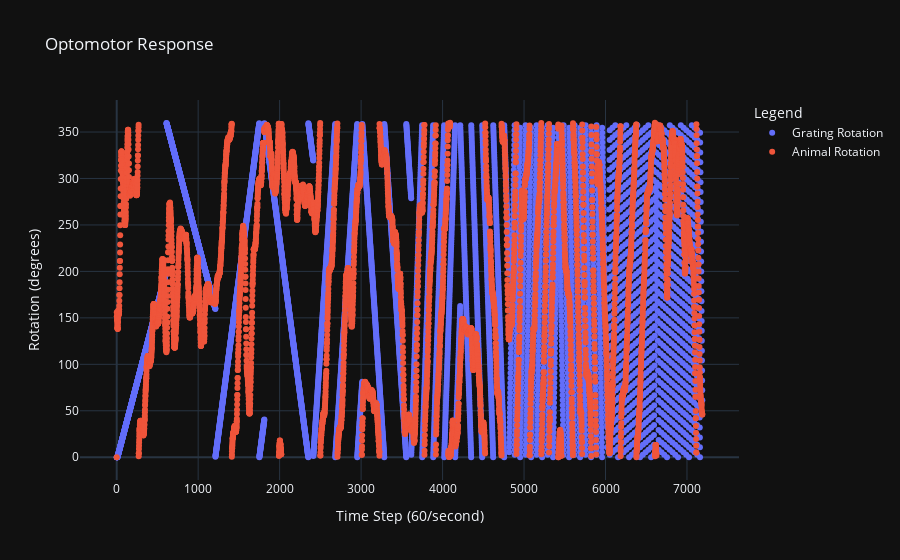

Write notebook code for a chart like this one.
### Code cell
import plotly.graph_objects as go
import numpy as np

# Convert your range object to a numpy array
time_index = np.array(range(len(df_grating)))

# Create a Plotly figure
fig = go.Figure()

# Add traces for Grating and Sensor Rotation on the Y-axis
fig.add_trace(go.Scatter(x=time_index, y=df_grating['GameObjectRotY'], mode='markers', name='Grating Rotation'))
fig.add_trace(go.Scatter(x=time_index, y=df['GameObjectRotY'], mode='markers', name='Animal Rotation'))

# Update layout for a cleaner look
fig.update_layout(
    title='Optomotor Response',
    xaxis_title='Time Step (60/second)',
    yaxis_title='Rotation (degrees)',
    legend_title='Legend',
    template='plotly_dark' # You can change the template as per your preference
)

# Show the interactive plot
fig.show()

### Figure 1 — Plotly figure (JSON) as saved in the notebook; plotly's stock layout.template omitted (floating-point values rounded to 4 significant figures; data arrays with more than 128 entries replaced by an {"elided": "..."} marker saying what was removed)
{"data": [{"mode": "markers", "name": "Grating Rotation", "type": "scatter", "x": {"elided": "7189 int values"}, "y": {"elided": "7189 float values"}}, {"mode": "markers", "name": "Animal Rotation", "type": "scatter", "x": {"elided": "7189 int values"}, "y": {"elided": "7189 float values"}}], "layout": {"legend": {"title": {"text": "Legend"}}, "title": {"text": "Optomotor Response"}, "xaxis": {"title": {"text": "Time Step (60/second)"}}, "yaxis": {"title": {"text": "Rotation (degrees)"}}}}
